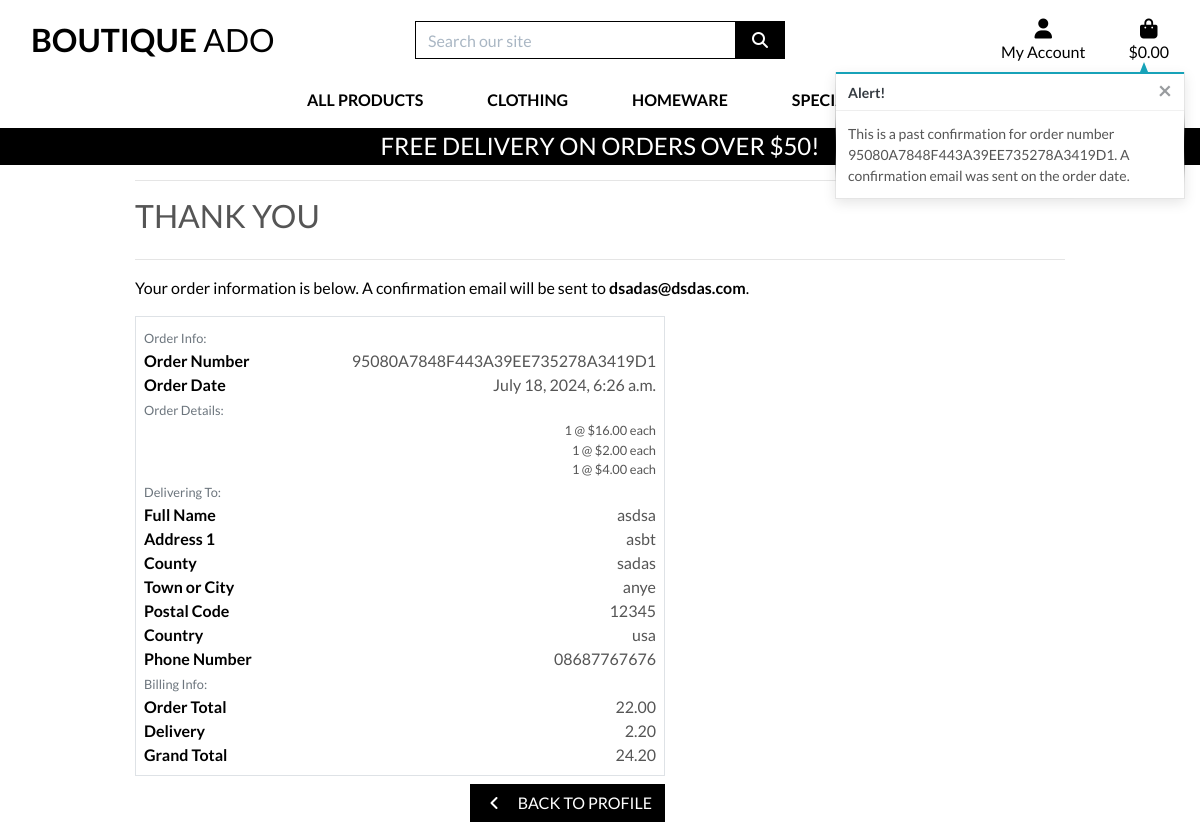
Screenshot of /profile/order_history/95080A7848F443A39EE735278A3419D1 with the database file from the repository.
### checkout/models.py (models this page shows, shortened)
class Order(models.Model):
    order_number = models.CharField(max_length=32, null=False, editable=False)
    user_profile = models.ForeignKey(UserProfile, on_delete=models.SET_NULL,
                                     null=True, blank=True, related_name='orders')
    full_name = models.CharField(max_length=50, null=False, blank=False)
    email = models.EmailField(max_length=254, null=False, blank=False)
    phone_number = models.CharField(max_length=20, null=False, blank=False)
    country = CountryField(blank_label='Country *', null=False, blank=False)
    postcode = models.CharField(max_length=20, null=True, blank=True)
    town_or_city = models.CharField(max_length=40, null=False, blank=False)
    street_address1 = models.CharField(max_length=80, null=False, blank=False)
    street_address2 = models.CharField(max_length=80, null=True, blank=True)
    county = models.CharField(max_length=80, null=True, blank=True)
    date = models.DateTimeField(auto_now_add=True)
    delivery_cost = models.DecimalField(max_digits=6, decimal_places=2, null=False, default=0)
    order_total = models.DecimalField(max_digits=10, decimal_places=2, null=False, default=0)
    grand_total = models.DecimalField(max_digits=10, decimal_places=2, null=False, default=0)
    original_bag = models.TextField(null=False, blank=False, default='')
    stripe_pid = models.CharField(max_length=254, null=False, blank=False, default='')

class OrderLineItem(models.Model):
    order = models.ForeignKey(Order, null=False, blank=False, on_delete=models.CASCADE, related_name='lineitems')
    product = models.ForeignKey(Product, null=False, blank=False, on_delete=models.CASCADE)
    product_size = models.CharField(max_length=2, null=True, blank=True) # XS, S, M, L, XL
    quantity = models.IntegerField(null=False, blank=False, default=0)
    lineitem_total = models.DecimalField(max_digits=6, decimal_places=2, null=False, blank=False, editable=False)

### products/models.py (models this page shows, shortened)
class Product(models.Model):
    COLOR_CHOICES = [
        ('colour', 'Colour'),
        ('black_and_white', 'Black and White'),
        ('colour_bw', 'Colour + B&W'),
    ]
    artist = models.ForeignKey('Artist', null=True, blank=True, on_delete=models.SET_NULL)
    category = models.ForeignKey('Category', null=True, blank=True, on_delete=models.SET_NULL)
    publisher = models.ForeignKey('Publisher', null=True, blank=True, on_delete=models.SET_NULL)
    genres = models.ManyToManyField('Genre', blank=True)
    sku = models.CharField(max_length=254, null=True, blank=True)
    title = models.CharField(max_length=254)
    description = models.TextField()
    price = models.DecimalField(max_digits=6, decimal_places=2)
    rating = models.DecimalField(max_digits=6, decimal_places=2, null=True, blank=True)
    pages = models.IntegerField(null=True, blank=True)
    cover_type = models.CharField(max_length=50, choices=[('softcover', 'Softcover'), ('hardcover', 'Hardcover')])
    color_option = models.CharField(max_length=20, choices=COLOR_CHOICES, default='colour')
    image_url = models.URLField(max_length=1024, null=True, blank=True)
    image = models.ImageField(null=True, blank=True)
    date_added = models.DateTimeField(default=timezone.now)

### profiles/views.py (the view)
# urls.py: path('order_history/<order_number>', views.order_history, name='order_history'),
def order_history(request, order_number):
    order = get_object_or_404(Order, order_number=order_number)
    messages.info(request, (
        f'This is a past confirmation for order number {order_number}. '
        'A confirmation email was sent on the order date.'
    ))
    template = 'checkout/checkout_success.html'
    context = {
        'order': order,
        'from_profile': True,
    }
    return render(request, template, context)

### bag/contexts.py (called while the page is built, shortened)
def bag_contents(request):
    bag_items = []
    total = 0
    product_count = 0
    bag = request.session.get('bag', {})
    if total < settings.FREE_DELIVERY_THRESHOLD:
        delivery = total * Decimal(settings.STANDARD_DELIVERY_PERCENTAGE / 100)
        free_delivery_delta = settings.FREE_DELIVERY_THRESHOLD - total
    else:
        delivery = 0
        free_delivery_delta = 0
    grand_total = delivery + total
    context = {
        'bag_items': bag_items,
        'total': total,
        'product_count': product_count,
        'delivery': delivery,
        'free_delivery_delta': free_delivery_delta,
        'free_delivery_threshold': settings.FREE_DELIVERY_THRESHOLD,
        'grand_total': grand_total,
    }
    return context

### checkout/templates/checkout/checkout_success.html (shortened to what this page needs)
{% extends "base.html" %}
{% load static %}
{% block extra_css %}
    <link rel="stylesheet" href="{% static 'checkout/css/checkout.css' %}">
{% endblock %}
{% block page_header %}
    <div class="container header-container">
    </div>
{% endblock %}
{% block content %}
    <div class="overlay"></div>
    <div class="container">
        <div class="row">
            <div class="col">
                <hr>
                <h2 class="logo-font mb-4">Thank You</h2>
                <hr>
                <p class="text-black">Your order information is below. A confirmation email will be sent to <strong>{{ order.email }}</strong>.</p>
            </div>
        </div>
        <div class="row">
            <div class="col-12 col-lg-7">
                <div class="order-confirmation-wrapper p-2 border">
                    <div class="row">
                        <div class="col">
                            <small class="text-muted">Order Info:</small>
                        </div>
                    </div>
                    <div class="row">
                        <div class="col-12 col-md-4">
                            <p class="mb-0 text-black font-weight-bold">Order Number</p>
                        </div>
                        <div class="col-12 col-md-8 text-md-right">
                            <p class="mb-0">{{ order.order_number }}</p>
                        </div>
                    </div>
                    <div class="row">
                        <div class="col-12 col-md-4">
                            <p class="mb-0 text-black font-weight-bold">Order Date</p>
                        </div>
                        <div class="col-12 col-md-8 text-md-right">
                            <p class="mb-0">{{ order.date }}</p>
                        </div>
                    </div>
                    <div class="row">
                        <div class="col">
                            <small class="text-muted">Order Details:</small>
                        </div>
                    </div>
                    {% for item in order.lineitems.all %}
                    <div class="row">
                        <div class="col-12 col-md-4">
                        </div>
                        <div class="col-12 col-md-8 text-md-right">
                            <p class="small mb-0">{{ item.quantity }} @ ${{ item.product.price }} each</p>
                        </div>
                    </div>
                    {% endfor %}
                    <div class="row">
                        <div class="col">
                            <small class="text-muted">Delivering To:</small>
                        </div>
                    </div>
                    <div class="row">
                        <div class="col-12 col-md-4">
                            <p class="mb-0 text-black font-weight-bold">Full Name</p>
                        </div>
                        <div class="col-12 col-md-8 text-md-right">
                            <p class="mb-0">{{ order.full_name }}</p>
                        </div>
                    </div>
                    <div class="row">
                        <div class="col-12 col-md-4">
                            <p class="mb-0 text-black font-weight-bold">Address 1</p>
                        </div>
                        <div class="col-12 col-md-8 text-md-right">
                            <p class="mb-0">{{ order.street_address1 }}</p>
                        </div>
                    </div>
                    {% if order.county %}
                    <div class="row">
                        <div class="col-12 col-md-4">
                            <p class="mb-0 text-black font-weight-bold">County</p>
                        </div>
                        <div class="col-12 col-md-8 text-md-right">
                            <p class="mb-0">{{ order.county }}</p>
                        </div>
                    </div>
                    {% endif %}
                    <div class="row">
                        <div class="col-12 col-md-4">
                            <p class="mb-0 text-black font-weight-bold">Town or City</p>
                        </div>
                        <div class="col-12 col-md-8 text-md-right">
                            <p class="mb-0">{{ order.town_or_city }}</p>
                        </div>
                    </div>
                    {% if order.postcode %}
                    <div class="row">
                        <div class="col-12 col-md-4">
                            <p class="mb-0 text-black font-weight-bold">Postal Code</p>
                        </div>
                        <div class="col-12 col-md-8 text-md-right">
                            <p class="mb-0">{{ order.postcode }}</p>
                        </div>
                    </div>
                    {% endif %}
                    <div class="row">
                        <div class="col-12 col-md-4">
                            <p class="mb-0 text-black font-weight-bold">Country</p>
                        </div>
                        <div class="col-12 col-md-8 text-md-right">
                            <p class="mb-0">{{ order.country }}</p>
                        </div>
                    </div>
                    <div class="row">
                        <div class="col-12 col-md-4">
                            <p class="mb-0 text-black font-weight-bold">Phone Number</p>
                        </div>
                        <div class="col-12 col-md-8 text-md-right">
                            <p class="mb-0">{{ order.phone_number }}</p>
                        </div>
                    </div>
                    <div class="row">
                        <div class="col">
                            <small class="text-muted">Billing Info:</small>
                        </div>
                    </div>
                    <div class="row">
                        <div class="col-12 col-md-4">
                            <p class="mb-0 text-black font-weight-bold">Order Total</p>
                        </div>
                        <div class="col-12 col-md-8 text-md-right">
                            <p class="mb-0">{{ order.order_total }}</p>
                        </div>
                    </div>
                    <div class="row">
                        <div class="col-12 col-md-4">
                            <p class="mb-0 text-black font-weight-bold">Delivery</p>
                        </div>
                        <div class="col-12 col-md-8 text-md-right">
                            <p class="mb-0">{{ order.delivery_cost }}</p>
                        </div>
                    </div>
                    <div class="row">
                        <div class="col-12 col-md-4">
                            <p class="mb-0 text-black font-weight-bold">Grand Total</p>
                        </div>
                        <div class="col-12 col-md-8 text-md-right">
                            <p class="mb-0">{{ order.grand_total }}</p>
                        </div>
                    </div>
                </div>
            </div>
        </div>
        <div class="row">
			<div class="col-12 col-lg-7 text-right">
                {% if from_profile %}
                    <a href="{% url 'profile' %}" class="btn btn-black rounded-0 my-2">
                        <span class="icon mr-2">
                            <i class="fas fa-angle-left"></i>
                        </span>
                        <span class="text-uppercase">Back to Profile</span>
                    </a>
                {% endif %}
			</div>
		</div>
    </div>
{% endblock %}

### static/css/base.css (style rules this page uses)
html { height: 100%; }
body { background: url('/media/homepage_background_cropped.jpg') no-repeat center center fixed; background-size: cover; height: calc(100vh - 164px); color: #555; font-family: 'Lato'; }
.icon { align-items: center; display: inline-flex; justify-content: center; height: 1.5rem; width: 1.5rem; }
.logo-font { text-transform: uppercase; }
.btn-black { background: black; color: white; }
.text-black { color: #000 !important; }
.overlay { height: 100%; width: 100%; top: 0; left: 0; position: fixed; background: white; z-index: -1; }
@media (min-width: 1200px) { .container { max-width: 80%; } }
@media (min-width: 992px) { .header-container { padding-top: 164px; } }

### rows the page displays
Order: email "dsadas@dsdas.com", order_number "95080A7848F443A39EE735278A3419D1", date "July 18, 2024, 6:26 a.m.", full_name "asdsa", street_address1 "asbt", county "sadas", town_or_city "anye", postcode "12345", country "usa", phone_number "08687767676", order_total "22.00", delivery_cost "2.20", grand_total "24.20"
OrderLineItem: quantity "1", product.price "16.00"
OrderLineItem: quantity "1", product.price "2.00"
OrderLineItem: quantity "1", product.price "4.00"

### other values shown
{{ free_delivery_threshold }} "50"
{{ message }} "This is a past confirmation for order number 95080A7848F443A39EE735278A3419D1. A confirmation email was sent on the order date."
